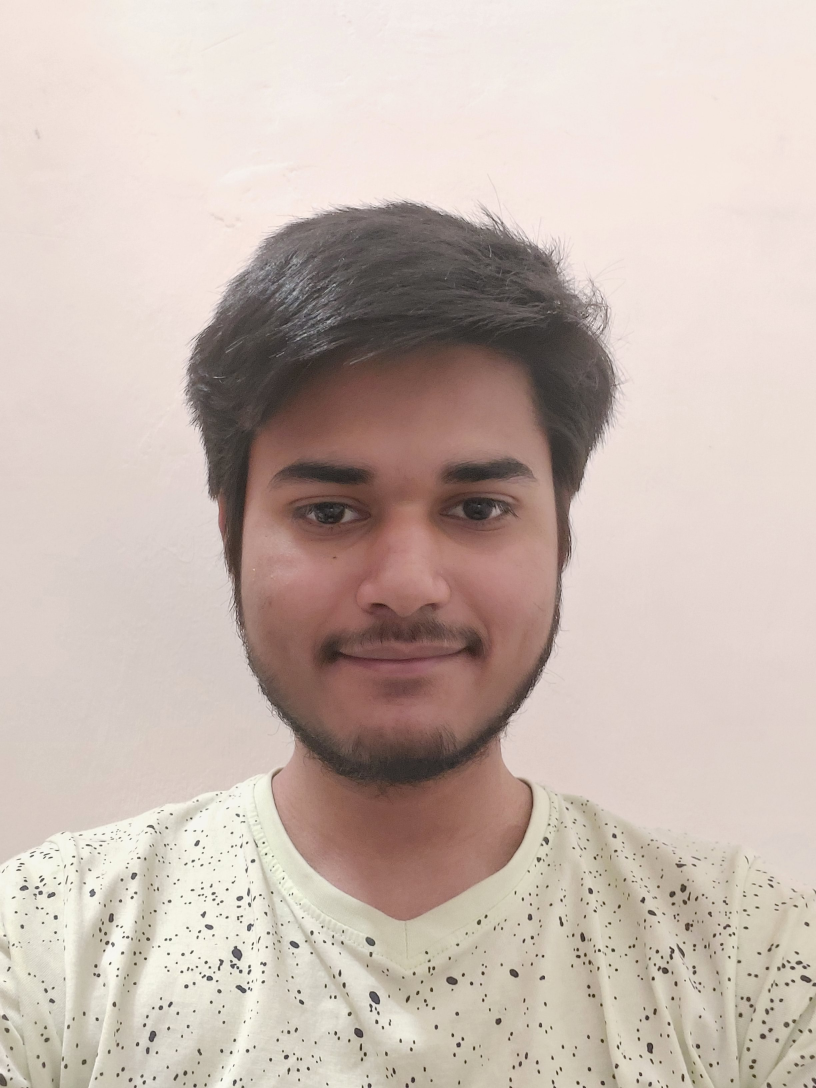
#> input picture pic1.jpg, 2448 x 3264 px, given in place of the camera (shown at 1/3 size)
$ python 3.2.py
#> lines starting #> are read from the running program, lines starting #| are printed output that depends on the picture; after the words box and inside, x2 and y2 are one past the last pixel; in counts of white or black regions, pixels touching at a corner belong together
import cv2 as cv
import numpy as np

vid = cv.VideoCapture(0)

while True:
    r, frame = vid.read()
#> frame is the input picture: shape (3264, 2448, 3); mean B, G, R 177.2, 185.5, 200.6
    scale_percent = 200
    width = int(frame.shape[1] * scale_percent / 100)
#> width = 4896
    height = int(frame.shape[0] * scale_percent / 100)
#> height = 6528
    dim = (width, height)
#> dim = (4896, 6528)
    frame = cv.resize(frame, dim, None, fx = 10,fy=10)
    frame = cv.cvtColor(frame, cv.COLOR_BGR2GRAY)
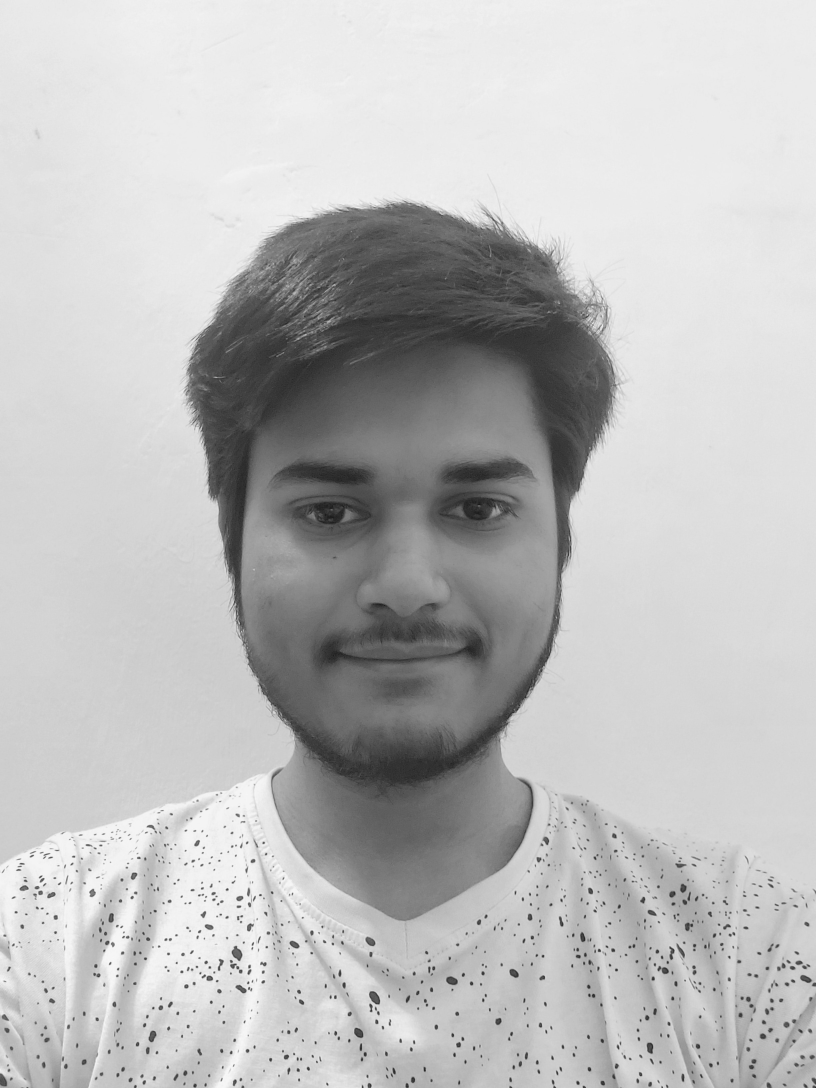
#> frame: shape (6528, 4896) (shown at 1/6 size); min 16, max 253, mean 189

    frame = cv.adaptiveThreshold(frame, 255, cv.ADAPTIVE_THRESH_GAUSSIAN_C, cv.THRESH_BINARY,11,1)
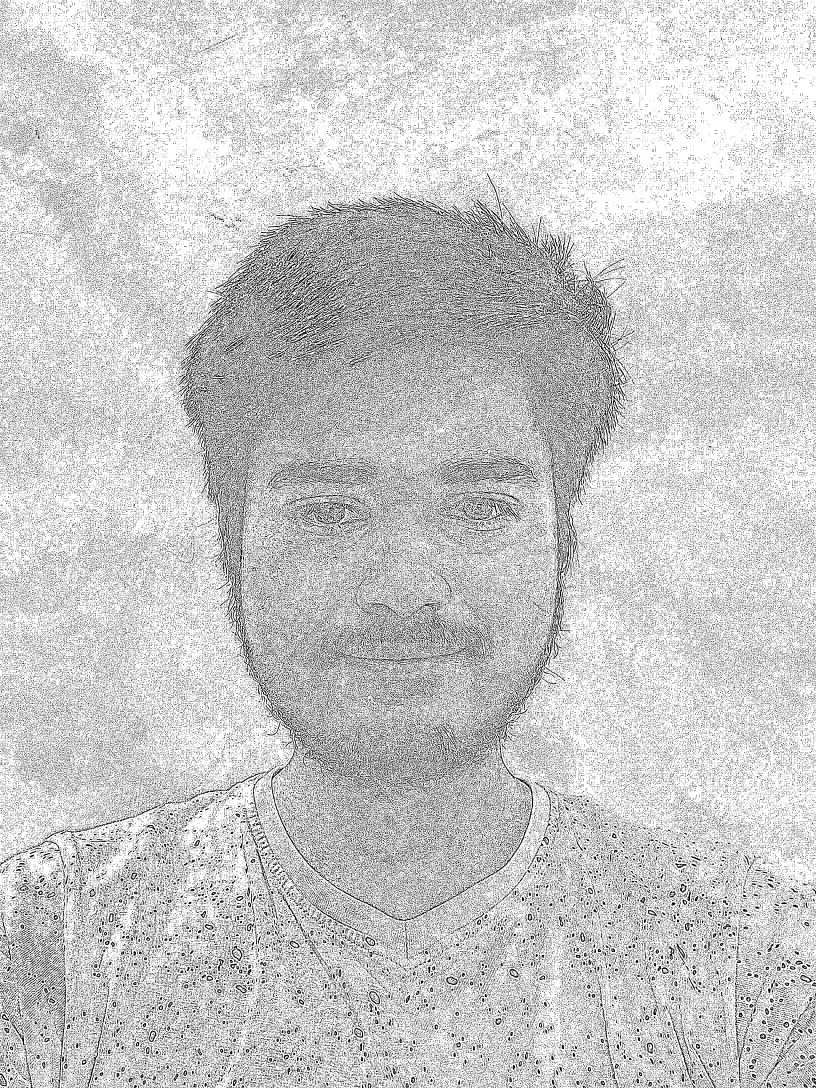
#> frame: shape (6528, 4896) (shown at 1/6 size); 79% white; 465677 black regions (383264 under 20 px), largest, box (x1, y1, x2, y2) and area: (3430, 1659, 3638, 1937) 12934, (1607, 1646, 1989, 1908) 12191, (1563, 1598, 1941, 1821) 11637
    cv.imshow('frame', frame)
    if cv.waitKey(1) == ord('a'):
#> (key Esc is pressed here)
        break
